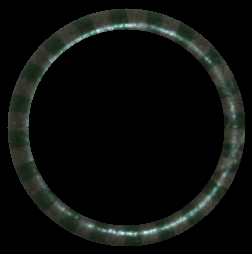
#> input picture data/9/1481_vl.png, 252 x 254 px, found by its file name
$ python visualize_pipeline.py
#> lines starting #> are read from the running program, lines starting #| are printed output that depends on the picture; after the words box and inside, x2 and y2 are one past the last pixel; in counts of white or black regions, pixels touching at a corner belong together; long printed decimals are rounded
### utils/find_object.py
import numpy as np
import cv2


def find_object(img):
    # Create binary mask of non-black pixels

    if len(img.shape) == 3:
        # Check if it's LAB image (black pixels have L*=0, a*=128, b*=128)
        # Use only the first channel (L* for LAB, or B for BGR)
        first_channel = img[:, :, 0]
        mask = first_channel > 0
    else:
        mask = img > 0

    # Find rows and columns that contain the object
    rows_with_object = np.any(mask, axis=1)
    cols_with_object = np.any(mask, axis=0)

    # Get the bounding indices
    row_indices = np.where(rows_with_object)[0]
    col_indices = np.where(cols_with_object)[0]

    if len(row_indices) == 0 or len(col_indices) == 0:
        return None, None, None

    # Calculate bounding box
    y_min, y_max = row_indices[0], row_indices[-1]
    x_min, x_max = col_indices[0], col_indices[-1]
    return (x_min, x_max), (y_min, y_max)

### utils/find_radius.py
from . import find_object


def find_radius(img):
    """
    Find the radius and center of a colored object, crop the image tightly,
    and return the cropped image with adjusted center coordinates.

    Args:
        img: Input image (BGR or grayscale)

    Returns:
        cropped_img: Cropped image containing only the object
        center: (x, y) tuple of the object center relative to cropped image
        radius: Approximate radius of the object
    """

    # Get bounding box from grayscale
    result = find_object.find_object(img)

    if result[0] is None:
        return None, None, None

    (x_min, x_max), (y_min, y_max) = result

    # Crop the original color image (not grayscale)
    cropped_img = img[y_min : y_max + 1, x_min : x_max + 1]

    # Calculate center relative to cropped image (use actual cropped dimensions)
    crop_height, crop_width = cropped_img.shape[:2]
    center = (float(crop_width / 2), float(crop_height / 2))

    # Calculate radius as half of the larger dimension
    radius = int(max(crop_width, crop_height) // 2)

    return cropped_img, center, radius

### utils/bilateral_filter.py
import cv2


def apply_bilateral_filter(bgr_image, d=9, sigma_color=75, sigma_space=75):
    """
    Apply bilateral filter to remove texture noise while preserving edges.

    Args:
        bgr_image: Input BGR image
        d: Diameter of each pixel neighborhood
        sigma_color: Filter sigma in the color space
        sigma_space: Filter sigma in the coordinate space

    Returns:
        Filtered BGR image
    """
    return cv2.bilateralFilter(bgr_image, d, sigma_color, sigma_space)

### utils/convert_lab.py
import cv2


def convert_to_lab(bgr_image):
    """
    Convert BGR image to CIELAB color space.

    Args:
        bgr_image: Input BGR image

    Returns:
        LAB image (L*, a*, b* channels)
    """
    return cv2.cvtColor(bgr_image, cv2.COLOR_BGR2LAB)

### utils/unrolled.py
import numpy as np
import cv2


def unroll_cone_tip(img, center, radius):
    # warpPolar output: rows = radius direction, cols = angle direction
    # dsize = (width, height) where width = angle, height = radius
    width = 360  # 1 pixel per degree (full 360°)
    height = radius  # radius direction
    dsize = (width, height)

    unrolled = cv2.warpPolar(img, dsize, center, radius, cv2.WARP_POLAR_LINEAR)

    # Rotate 90° so that angle is along width and radius is along height
    unrolled = cv2.rotate(unrolled, cv2.ROTATE_90_COUNTERCLOCKWISE)

    return unrolled

### utils/crop_sweet_spot.py
from .find_object import find_object


def crop_polar_sweet_spot(polar_image, inner_crop_pct=0.10, outer_crop_pct=0.10, debug=False):
    """
    Crop the polar-warped image to remove black/zero regions and distorted edges.

    The cone tip is circular, so after polar warp most of the inner region is black.
    This function first crops to non-zero regions, then applies inner/outer crop percentages.

    Args:
        polar_image: Polar-warped image (after rotation, height=angle, width=radius)
        inner_crop_pct: Percentage of non-zero region to discard from inner edge
        outer_crop_pct: Percentage of non-zero region to discard from outer edge
        debug: Print debug information

    Returns:
        Cropped polar image containing only the valid "sweet spot"
    """
    if debug:
        print(f"  Input polar shape: {polar_image.shape}")

    # First, find the non-zero region (remove black areas)
    result = find_object(polar_image)

    if result[0] is None:
        if debug:
            print("  Warning: No non-zero region found!")
        return polar_image

    (x_min, x_max), (y_min, y_max) = result

    if debug:
        print(f"  Non-zero region: x=[{x_min}, {x_max}], y=[{y_min}, {y_max}]")

    # Crop to non-zero region first
    cropped = polar_image[y_min:y_max + 1, x_min:x_max + 1]

    if debug:
        print(f"  After non-zero crop: {cropped.shape}")

    # Now apply inner/outer crop percentages on the valid region
    height, width = cropped.shape[:2]

    # width = radius direction (after rotation in unroll_cone_tip)
    r_inner = int(width * inner_crop_pct)
    r_outer = int(width * (1 - outer_crop_pct))

    if debug:
        print(f"  Sweet spot crop: [{r_inner}:{r_outer}] out of {width}")

    final = cropped[:, r_inner:r_outer]

    if debug:
        print(f"  Final shape: {final.shape}")

    return final

### utils/histogram_2d.py
import cv2

HIST_BINS = 32
HIST_RANGE = [0, 256, 0, 256]


def compute_2d_histogram(lab_patch, bins=HIST_BINS, hist_range=HIST_RANGE):
    """
    Compute 2D joint histogram on a* and b* channels.

    Args:
        lab_patch: LAB image patch
        bins: Number of bins per channel
        hist_range: [a_min, a_max, b_min, b_max]

    Returns:
        2D histogram (bins x bins)
    """
    hist = cv2.calcHist(
        [lab_patch],
        [1, 2],  # a* and b* channels
        None,
        [bins, bins],
        hist_range
    )
    return hist

### utils/normalize_histogram.py
def normalize_histogram_l1(hist):
    """
    L1 normalize histogram so it sums to 1.0 (probability distribution).

    Args:
        hist: Input histogram

    Returns:
        Normalized histogram
    """
    total = hist.sum()
    if total > 0:
        return hist / total
    return hist

### utils/entropy_2d.py
import numpy as np


def compute_2d_entropy(hist_normalized):
    """
    Compute Shannon entropy of a normalized 2D histogram.

    Args:
        hist_normalized: L1-normalized histogram (must sum to 1.0)

    Returns:
        Entropy value (float)
    """
    hist_flat = hist_normalized.flatten()
    hist_flat = hist_flat[hist_flat > 0]  # Avoid log(0)
    entropy = -np.sum(hist_flat * np.log2(hist_flat))
    return float(entropy)

### utils/mean_lightness.py
def compute_mean_lightness(lab_patch):
    """
    Compute mean L* value for illumination monitoring.

    Args:
        lab_patch: LAB image patch

    Returns:
        Mean L* value (float)
    """
    return float(lab_patch[:, :, 0].mean())

### visualize_pipeline.py
import cv2
import numpy as np
import matplotlib.pyplot as plt

from utils.load_images import load_images_from_directory
from utils.find_radius import find_radius
from utils.bilateral_filter import apply_bilateral_filter
from utils.convert_lab import convert_to_lab
from utils.unrolled import unroll_cone_tip
from utils.crop_sweet_spot import crop_polar_sweet_spot
from utils.histogram_2d import compute_2d_histogram
from utils.normalize_histogram import normalize_histogram_l1
from utils.entropy_2d import compute_2d_entropy
from utils.mean_lightness import compute_mean_lightness

# ============================================================
# CONFIGURATION - CHANGE THIS PATH
# ============================================================

IMAGE_PATH = "/Users/nithinvadekkapat/work/cone_inspect/color_segment/data/9/1481_vl.png"  # <-- Change this


# ============================================================
# VISUALIZATION SCRIPT
# ============================================================

if __name__ == "__main__":
    # Step 1: Load image
    print("Step 1: Loading image...")
    img = cv2.imread(IMAGE_PATH)
#> img is the input picture: shape (254, 252, 3); mean B, G, R 12.6, 14.9, 12.5
    if img is None:
        print(f"Error: Could not load {IMAGE_PATH}")
        exit()
    print(f"  Image shape: {img.shape}")
#|   Image shape: (254, 252, 3)

    # Step 2: Find cone and get center/radius
    print("\nStep 2: Finding cone (center, radius)...")
    cropped_img, center, radius = find_radius(img)
#> in find_object, `mask = first_channel > 0`:
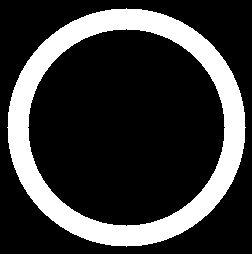
#> mask: shape (254, 252) bool; 22.4% white; 1 white region, box (x1, y1, x2, y2) and area: (7, 8, 246, 247) 14320
#> in find_object, `row_indices = np.where(rows_with_object)[0]`: row_indices = 239 values from 8 to 246
#> in find_object, `col_indices = np.where(cols_with_object)[0]`: col_indices = 239 values from 7 to 245
#> in find_object, `y_min, y_max = row_indices[0], row_indices[-1]`: y_min = 8; y_max = 246
#> in find_object, `x_min, x_max = col_indices[0], col_indices[-1]`: x_min = 7; x_max = 245
#> in find_radius, `result = find_object.find_object(img)`: result = ((7, 245), (8, 246))
#> in find_radius, `(x_min, x_max), (y_min, y_max) = result`: x_min = 7; x_max = 245; y_min = 8; y_max = 246
#> in find_radius, `cropped_img = img[y_min : y_max + 1, x_min : x_max + 1]`:
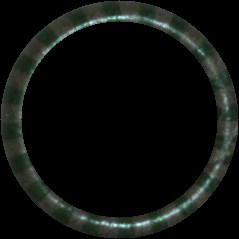
#> cropped_img: shape (239, 239, 3); mean B, G, R 14.1, 16.7, 14
#> center = (119.5, 119.5); radius = 119
    if cropped_img is None:
        print("Error: Could not find cone in image")
        exit()
    print(f"  Center: {center}")
#|   Center: (119.5, 119.5)
    print(f"  Radius: {radius}")
#|   Radius: 119
    print(f"  Cropped shape: {cropped_img.shape}")
#|   Cropped shape: (239, 239, 3)

    # Step 3: Apply bilateral filter
    print("\nStep 3: Applying bilateral filter...")
    filtered = apply_bilateral_filter(cropped_img, d=9, sigma_color=30, sigma_space=9)
    print(f"  Filtered shape: {filtered.shape}")
#|   Filtered shape: (239, 239, 3)

    # Step 4: Convert to LAB
    print("\nStep 4: Converting to CIELAB...")
    lab = convert_to_lab(filtered)
#> in convert_to_lab, `return cv2.cvtColor(bgr_image, cv2.COLOR_BGR2LAB)`: returned value: shape (239, 239, 3); mean of channels 0, 1, 2 16.9, 126.4, 129.3
    print(f"  LAB shape: {lab.shape}")
#|   LAB shape: (239, 239, 3)

    # Step 5: Polar warp (unroll)
    print("\nStep 5: Polar warping (unrolling circle)...")
    polar = unroll_cone_tip(lab, center, radius)
#> in unroll_cone_tip, `dsize = (width, height)`: dsize = (360, 119)
#> in unroll_cone_tip, `unrolled = cv2.warpPolar(img, dsize, center, radius, cv2.WARP_POLAR_LI..`: unrolled: shape (119, 360, 3); mean of channels 0, 1, 2 11.8, 126.9, 128.9
#> in unroll_cone_tip, `unrolled = cv2.rotate(unrolled, cv2.ROTATE_90_COUNTERCLOCKWISE)`: unrolled: shape (360, 119, 3); mean of channels 0, 1, 2 11.8, 126.9, 128.9
    print(f"  Polar shape: {polar.shape}")
#|   Polar shape: (360, 119, 3)

    # Step 6: Crop sweet spot (remove black regions + edges)
    print("\nStep 6: Cropping sweet spot...")
    lab_patch = crop_polar_sweet_spot(
        polar, inner_crop_pct=0.10, outer_crop_pct=0.10, debug=True
    )
#|   Input polar shape: (360, 119, 3)
#> in find_object (call 2), `first_channel = img[:, :, 0]`:
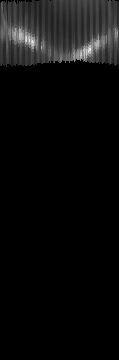
#> first_channel: shape (360, 119); min 0, max 233, mean 11.8
#> in find_object (call 2), `mask = first_channel > 0`:
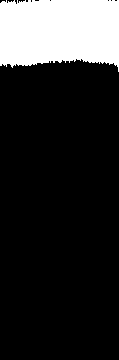
#> mask: shape (360, 119) bool; 17.5% white; 1 white region, box (x1, y1, x2, y2) and area: (0, 0, 119, 72) 7486
#> in find_object (call 2), `row_indices = np.where(rows_with_object)[0]`: row_indices = 72 values from 0 to 71
#> in find_object (call 2), `col_indices = np.where(cols_with_object)[0]`: col_indices = 119 values from 0 to 118
#> in find_object (call 2), `y_min, y_max = row_indices[0], row_indices[-1]`: y_min = 0; y_max = 71
#> in find_object (call 2), `x_min, x_max = col_indices[0], col_indices[-1]`: x_min = 0; x_max = 118
#> in crop_polar_sweet_spot, `result = find_object(polar_image)`: result = ((0, 118), (0, 71))
#> in crop_polar_sweet_spot, `(x_min, x_max), (y_min, y_max) = result`: x_min = 0; x_max = 118; y_min = 0; y_max = 71
#|   Non-zero region: x=[0, 118], y=[0, 71]
#> in crop_polar_sweet_spot, `cropped = polar_image[y_min:y_max + 1, x_min:x_max + 1]`: cropped: shape (72, 119, 3); mean of channels 0, 1, 2 59.1, 122.3, 132.4
#|   After non-zero crop: (72, 119, 3)
#|   Sweet spot crop: [11:107] out of 119
#> in crop_polar_sweet_spot, `final = cropped[:, r_inner:r_outer]`: final: shape (72, 96, 3); mean of channels 0, 1, 2 58.9, 122.2, 132.3
#|   Final shape: (72, 96, 3)

    # Step 7: Compute 2D histogram
    print("\nStep 7: Computing 2D histogram (a* vs b*)...")
    hist = compute_2d_histogram(lab_patch)
    print(f"  Histogram shape: {hist.shape}")
#|   Histogram shape: (32, 32)

    # Step 8: Normalize histogram
    print("\nStep 8: L1 normalizing histogram...")
    hist_norm = normalize_histogram_l1(hist)
#> in normalize_histogram_l1, `total = hist.sum()`: total = 6912
    print(f"  Sum after normalization: {hist_norm.sum():.6f}")
#|   Sum after normalization: 1.000

    # Step 9: Compute entropy
    print("\nStep 9: Computing 2D entropy...")
    entropy = compute_2d_entropy(hist_norm)
#> in compute_2d_entropy, `hist_flat = hist_normalized.flatten()`: hist_flat = 1024 values, max 0.574 at index 496, min 0 at index 0, mean 0.000977
#> in compute_2d_entropy, `hist_flat = hist_flat[hist_flat > 0]`: hist_flat = 25 values, max 0.574 at index 20, min 0.000434 at index 0, mean 0.04
#> in compute_2d_entropy, `entropy = -np.sum(hist_flat * np.log2(hist_flat))`: entropy = 2.02
#> entropy = 2.02
    print(f"  Entropy: {entropy:.4f}")
#|   Entropy: 2.0153

    # Step 10: Compute mean lightness
    print("\nStep 10: Computing mean L*...")
    mean_L = compute_mean_lightness(lab_patch)
#> mean_L = 58.94
    print(f"  Mean L*: {mean_L:.2f}")
#|   Mean L*: 58.94

    # ============================================================
    # VISUALIZATION
    # ============================================================
    print("\n" + "=" * 50)
    print("Generating visualization...")
    print("=" * 50)

    fig, axes = plt.subplots(3, 3, figsize=(14, 12))

    # Row 1: Original -> Cropped -> Filtered
    axes[0, 0].imshow(cv2.cvtColor(img, cv2.COLOR_BGR2RGB))
    axes[0, 0].set_title("1. Original Image")
    axes[0, 0].axis("off")

    axes[0, 1].imshow(cv2.cvtColor(cropped_img, cv2.COLOR_BGR2RGB))
    axes[0, 1].set_title(f"2. Cropped (r={radius})")
    axes[0, 1].axis("off")

    axes[0, 2].imshow(cv2.cvtColor(filtered, cv2.COLOR_BGR2RGB))
    axes[0, 2].set_title("3. Bilateral Filtered")
    axes[0, 2].axis("off")

    # Row 2: LAB channels -> Polar -> Cropped patch
    # Show LAB as RGB for visualization (it won't look correct but shows the data)
    axes[1, 0].imshow(lab[:, :, 0], cmap="gray")
    axes[1, 0].set_title("4. L* channel (Lightness)")
    axes[1, 0].axis("off")

    # Convert polar LAB back to BGR for display
    polar_bgr = cv2.cvtColor(polar, cv2.COLOR_LAB2BGR)
    axes[1, 1].imshow(cv2.cvtColor(polar_bgr, cv2.COLOR_BGR2RGB))
    axes[1, 1].set_title("5. Polar Warped")
    axes[1, 1].axis("off")

    # Convert cropped patch LAB back to BGR for display
    patch_bgr = cv2.cvtColor(lab_patch, cv2.COLOR_LAB2BGR)
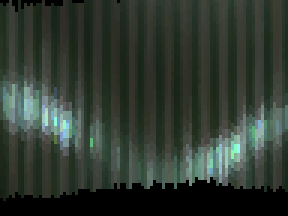
#> patch_bgr: shape (72, 96, 3) (shown 3 times larger); mean B, G, R 48.9, 58, 48.3
    axes[1, 2].imshow(cv2.cvtColor(patch_bgr, cv2.COLOR_BGR2RGB))
    axes[1, 2].set_title("6. Sweet Spot (Final Patch)")
    axes[1, 2].axis("off")

    # Row 3: a* channel, b* channel, 2D histogram
    axes[2, 0].imshow(lab_patch[:, :, 1], cmap="RdYlGn_r")
    axes[2, 0].set_title("7. a* channel (Green-Red)")
    axes[2, 0].axis("off")

    axes[2, 1].imshow(lab_patch[:, :, 2], cmap="YlGnBu_r")
    axes[2, 1].set_title("8. b* channel (Blue-Yellow)")
    axes[2, 1].axis("off")

    # 2D Histogram
    im = axes[2, 2].imshow(hist_norm, cmap="hot", origin="lower", aspect="auto")
    axes[2, 2].set_title(f"9. 2D Histogram (Entropy={entropy:.2f})")
    axes[2, 2].set_xlabel("b* bins")
    axes[2, 2].set_ylabel("a* bins")
    plt.colorbar(im, ax=axes[2, 2], fraction=0.046)

    plt.suptitle(
        f"Pipeline Visualization | Mean L*: {mean_L:.1f} | Entropy: {entropy:.2f}",
        fontsize=14,
    )
    plt.tight_layout()
    plt.show()
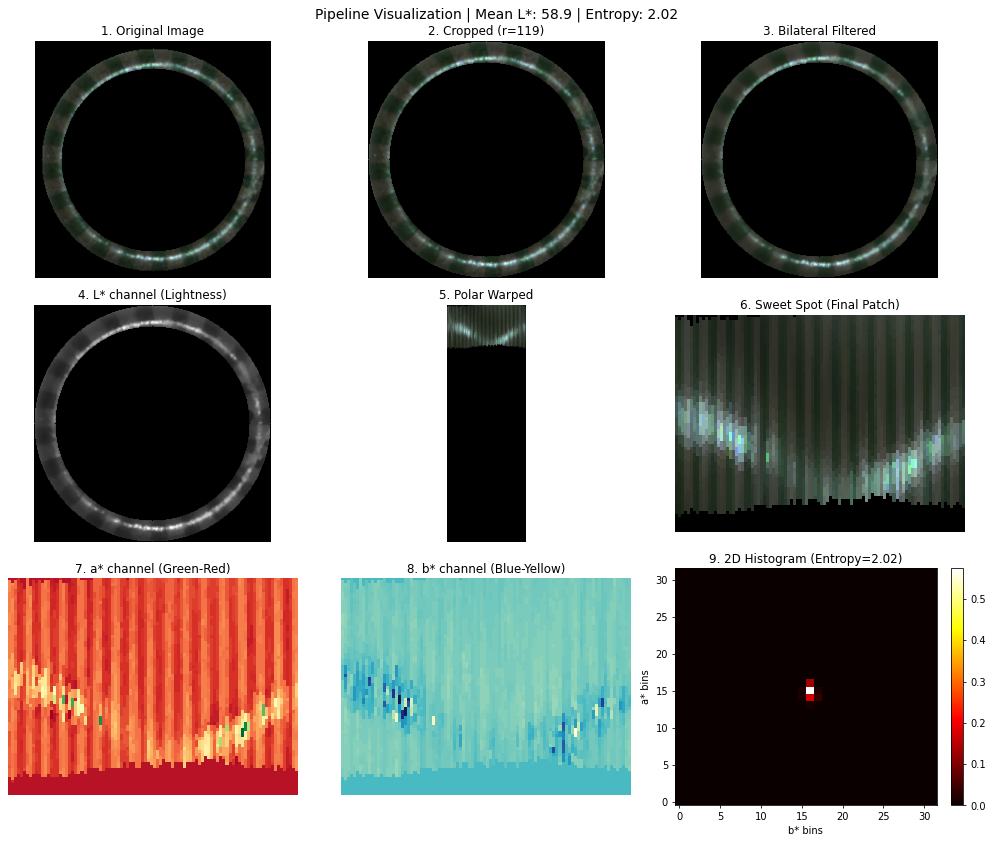
#> figure drawn by matplotlib, 10 panels

    print("\nDone!")
